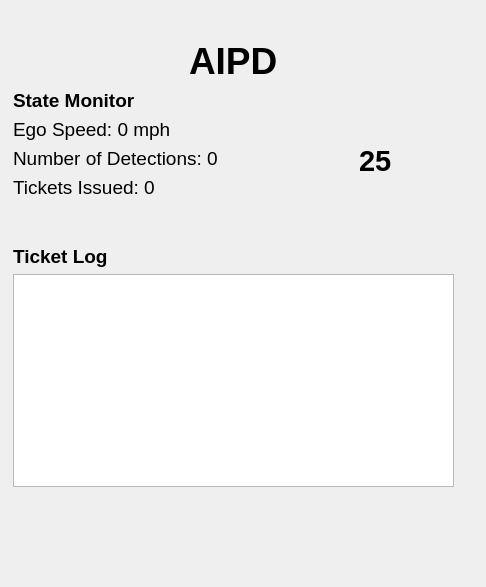
<?xml version="1.0" encoding="UTF-8"?>
<ui version="4.0">
 <class>aipd_panel</class>
 <widget class="QWidget" name="aipd_panel">
  <property name="geometry">
   <rect>
    <x>0</x>
    <y>0</y>
    <width>486</width>
    <height>587</height>
   </rect>
  </property>
  <property name="windowTitle">
   <string>Form</string>
  </property>
  <widget class="QWidget" name="layoutWidget">
   <property name="geometry">
    <rect>
     <x>13</x>
     <y>40</y>
     <width>441</width>
     <height>447</height>
    </rect>
   </property>
   <layout class="QVBoxLayout" name="verticalLayout_3">
    <item alignment="Qt::AlignHCenter|Qt::AlignVCenter">
     <widget class="QLabel" name="label_2">
      <property name="text">
       <string>&lt;html&gt;&lt;head/&gt;&lt;body&gt;&lt;p&gt;&lt;span style=&quot; font-size:28pt; font-weight:600;&quot;&gt;AIPD&lt;/span&gt;&lt;/p&gt;&lt;/body&gt;&lt;/html&gt;</string>
      </property>
     </widget>
    </item>
    <item>
     <layout class="QVBoxLayout" name="verticalLayout">
      <item>
       <widget class="QLabel" name="label_3">
        <property name="text">
         <string>&lt;html&gt;&lt;head/&gt;&lt;body&gt;&lt;p&gt;&lt;span style=&quot; font-size:14pt; font-weight:600;&quot;&gt;State Monitor&lt;/span&gt;&lt;/p&gt;&lt;/body&gt;&lt;/html&gt;</string>
        </property>
       </widget>
      </item>
      <item>
       <widget class="QLabel" name="ego_speed">
        <property name="text">
         <string>&lt;html&gt;&lt;head/&gt;&lt;body&gt;&lt;p&gt;&lt;span style=&quot; font-size:14pt;&quot;&gt;Ego Speed: 0 mph&lt;/span&gt;&lt;/p&gt;&lt;/body&gt;&lt;/html&gt;</string>
        </property>
       </widget>
      </item>
      <item>
       <widget class="QLabel" name="num_detections">
        <property name="text">
         <string>&lt;html&gt;&lt;head/&gt;&lt;body&gt;&lt;p&gt;&lt;span style=&quot; font-size:14pt;&quot;&gt;Number of Detections: 0&lt;/span&gt;&lt;/p&gt;&lt;/body&gt;&lt;/html&gt;</string>
        </property>
       </widget>
      </item>
      <item>
       <widget class="QLabel" name="num_tickets">
        <property name="text">
         <string>&lt;html&gt;&lt;head/&gt;&lt;body&gt;&lt;p&gt;&lt;span style=&quot; font-size:14pt;&quot;&gt;Tickets Issued: 0&lt;/span&gt;&lt;/p&gt;&lt;p&gt;&lt;br/&gt;&lt;/p&gt;&lt;/body&gt;&lt;/html&gt;</string>
        </property>
       </widget>
      </item>
     </layout>
    </item>
    <item>
     <layout class="QVBoxLayout" name="verticalLayout_2">
      <item>
       <widget class="QLabel" name="label_4">
        <property name="text">
         <string>&lt;html&gt;&lt;head/&gt;&lt;body&gt;&lt;p&gt;&lt;span style=&quot; font-size:14pt; font-weight:600;&quot;&gt;Ticket Log&lt;/span&gt;&lt;/p&gt;&lt;/body&gt;&lt;/html&gt;</string>
        </property>
       </widget>
      </item>
      <item>
       <widget class="QListWidget" name="ticket_log"/>
      </item>
     </layout>
    </item>
   </layout>
  </widget>
  <widget class="QLabel" name="label">
   <property name="geometry">
    <rect>
     <x>338</x>
     <y>92</y>
     <width>81</width>
     <height>101</height>
    </rect>
   </property>
   <property name="text">
    <string>&lt;html&gt;&lt;head/&gt;&lt;body&gt;&lt;p&gt;&lt;img src=&quot;:/images/sign.png&quot;/&gt;&lt;/p&gt;&lt;/body&gt;&lt;/html&gt;</string>
   </property>
  </widget>
  <widget class="QLabel" name="speed_limit">
   <property name="geometry">
    <rect>
     <x>359</x>
     <y>144</y>
     <width>61</width>
     <height>31</height>
    </rect>
   </property>
   <property name="text">
    <string>&lt;html&gt;&lt;head/&gt;&lt;body&gt;&lt;p&gt;&lt;span style=&quot; font-size:22pt; font-weight:600;&quot;&gt;25&lt;/span&gt;&lt;/p&gt;&lt;/body&gt;&lt;/html&gt;</string>
   </property>
  </widget>
 </widget>
 <resources>
  <include location="resource.qrc"/>
 </resources>
 <connections/>
</ui>
